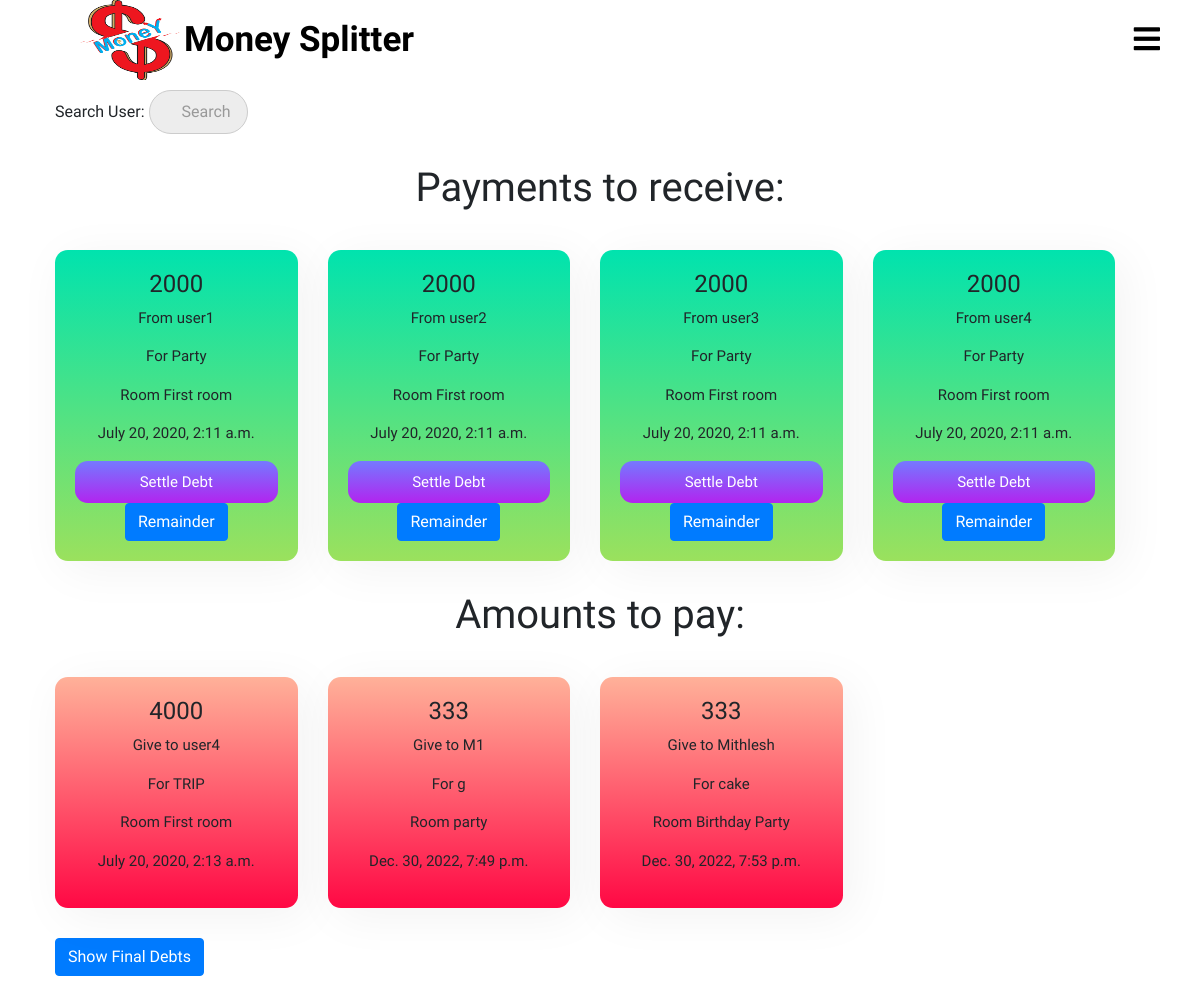
The page /splitter/my_debts/ (signed in) on the database its author committed.
### splitter/models.py (models this page shows, shortened)
class debt(models.Model):
    room = models.ForeignKey(room,on_delete = models.CASCADE, related_name = 'room_debts')
    transaction = models.ForeignKey(transaction, on_delete = models.CASCADE, related_name = 'transactions_debt')
    sender = models.ForeignKey(User, on_delete = models.CASCADE, related_name = 'transaction_sender')
    receiver = models.ForeignKey(User, on_delete= models.CASCADE, related_name = 'transaction_receiver')
    amount = models.IntegerField()

class User(AbstractUser):
    pass

class transaction(models.Model):
    room = models.ForeignKey(room, on_delete = models.CASCADE, related_name = 'room_transaction')
    amount = models.IntegerField()
    reason = models.CharField(max_length = 250)
    created_at = models.DateTimeField(auto_now=True)
    payer = models.ForeignKey(User, on_delete = models.CASCADE, related_name = 'transaction_payer')
    splitters = models.ManyToManyField(User, related_name = "transaction_members")

class room(models.Model):
    creater = models.ForeignKey(User,on_delete=models.CASCADE,related_name="creater")
    name = models.CharField(max_length=250)
    members = models.ManyToManyField(User,through="room_members")

### splitter/views.py (the view, shortened to what this page needs)
# urls.py: path('my_debts/',views.my_debts,name="my_debts"),
def my_debts(request):
    income = debt.objects.filter(receiver=request.user)
    expense = debt.objects.filter(sender=request.user)
    query = request.GET.get("q", None)
    return render(request,'splitter/my_debts.html',{'incomes':income,'expenses':expense})

### templates/splitter/my_debts.html (shortened to what this page needs)
{% extends 'splitter/base.html' %}
{% load static %}
{% block css %}
  <link rel="stylesheet" href="{% static 'css/mysearchbar.css' %}">
  <link rel="stylesheet" href="{% static 'css/my_debts.css' %}">
{% endblock %}
{% block content %}
<div class="container">
  <div class="my-debts-info">
    <form method='GET' action="{% url 'splitter:my_debts' %}">
      <p>Search User: <input type='search' name='q' placeholder='Search'></p>
    </form>
    <div class="my-debts-income">
      <h1>Payments to receive:</h1>
      <div class="row">
         {% if incomes.count == 0 %}
         <h4>No payments to receive!!!</h4>
         {% else %}
        {% for income in incomes %}
        <div class="col-lg-3 col-md-4 col-sm-6 col-12">
          <div class="my-debts-income-info">
            <h4>{{ income.amount }}</h4>
            <p>From {{ income.sender.username }}</p>
            <p>For {{ income.transaction.reason }}</p>
            <p>Room {{ income.room.name }}</p>
            <p>{{ income.transaction.created_at }}</p>
            <a href="{% url 'splitter:delete_debt' pk=income.pk %}" data-target="#{{ income.sender.username }}_{{ income.pk }}" data-toggle="modal">
              <div class="settle-debt-button">
                Settle Debt
              </div>
            </a>
            <a href = "{% url 'splitter:remainder' income.sender.username income.amount %}">
              <div class="btn btn-primary">Remainder</div>
            </a>
          </div>
        </div>
        {% endfor %}
        {% endif %}
      </div>
    </div>
    <div class="my-debts-expense">
      <h1>Amounts to pay:</h1>
      <div class="row">
        {% if expenses.count == 0 %}
        <h4>No amounts to pay!!!</h4>
        {% else %}
        {% for expense in expenses %}
        <div class="col-lg-3 col-md-4 col-sm-6 col-12">
          <div class="my-debts-expense-info">
            <h4>{{ expense.amount }}</h4>
            <p>Give to {{ expense.receiver.username }}</p>
            <p>For {{ expense.transaction.reason }}</p>
            <p>Room {{ expense.room.name }}</p>
            <p>{{ expense.transaction.created_at }}</p>
          </div>
        </div>
        {% endfor %}
        {% endif %}
      </div>
    </div>
    <a href="{% url 'splitter:final_settlements' %}" class="btn btn-primary final-debts-button">Show Final Debts</a>
  </div>
  </div>
{% endblock %}

### templates/splitter/base.html (shortened to what this page needs)
{% load static %}
<!DOCTYPE html>
<html lang="en" dir="ltr">
  <head>
    <link rel="stylesheet" href="https://stackpath.bootstrapcdn.com/bootstrap/4.5.0/css/bootstrap.min.css">
    <link rel="stylesheet" href="https://pro.fontawesome.com/releases/v5.10.0/css/all.css">
  	<link href="https://unpkg.com/aos@2.3.1/dist/aos.css" rel="stylesheet">
    <link rel="stylesheet" href="{% static 'css/home_page.css' %}">
    {% block css %}
    {% endblock %}
    {% load bootstrap4 %}
    {% bootstrap_css %}
  </head>
  <body>
    <nav>
      <label for="check" class="checkbtn">
        <i class="fas fa-bars"></i>
      </label>
      <a href="{% url 'home' %}">
      <label class="logoimg"> <img src="{% static 'images/akshat. copy.png' %}" alt=""> </label>
      <label class="logo">Money Splitter</label>
      </a>
    </nav>
    {% block content %}
    {% endblock %}
    </body>
</html>

### static/css/home_page.css (style rules this page uses)
* { padding: 0; margin: 0; text-decoration: none; list-style: none; box-sizing: border-box; font-family: 'Merienda One', cursive; }
body,html { overflow-x: hidden; }
:root { var(--IndianRed): #db575b; var(--Aqua): #99ffe4; var(--MiddleBlue): #88cfd3; var(--SteelBlue): #578bb2; var(--BdazzledBlue): #345c98; var(--DarkButton): linear-gradient(to top, #30cfd0 0%, #330867 100%); var(--LightButton): linear-gradient(to top, #48c6ef 0%, #6f86d6 100%); var(--RedButton): linear-gradient(45deg, #874da2 0%, #c43a30 100%); }
nav { background: white; position: sticky; height: 80px; width: 100%; color: white; top: 0; z-index: 100; margin: 0px; }
label.logo { vertical-align: top; font-size: 35px; line-height: 80px; font-weight: bold; color: black; margin: 0; }
label.logoimg { margin-left: 80px; }
label.logoimg img { height: 80px; width: 100px; }
.checkbtn { font-size: 30px; color: black; float: right; line-height: 80px; margin-right: 40px; cursor: pointer; display: none; }
.logoimg { height: 100px; width: 100px; }
@media only screen and (max-width: 1350px) { .checkbtn { display: block; } }

### static/css/my_debts.css (style rules this page uses)
* { margin: 0; padding: 0; }
body,html { margin: 0px; padding: 0; }
.my-debts-info { margin: 0; margin-bottom: 20px; padding: 10px; }
.my-debts-info .my-debts-income { text-align: center; margin: 30px 0px; justify-content: center; }
.my-debts-info .my-debts-expense { text-align: center; margin: 30px 0px; justify-content: center; }
.my-debts-info .my-debts-income .row { width: 100%; }
.my-debts-info .my-debts-expense .row { width: 100%; }
.my-debts-income-info { margin-top: 30px; padding: 20px; box-shadow: .5rem .5rem 3rem 1px rgba(0,0,0,.05); background-image: linear-gradient(to top, #9be15d 0%, #00e3ae 100%); border-radius: .8rem; text-align: center; font-size: 15px; }
.my-debts-expense-info { margin-top: 30px; padding: 20px; box-shadow: .5rem .5rem 3rem 1px rgba(0,0,0,.05); background-image: linear-gradient(to top, #ff0844 0%, #ffb199 100%); border-radius: .8rem; text-align: center; font-size: 15px; }
.my-debts-income-info .settle-debt-button { width: 100%; background-image: linear-gradient(to top, #b224ef 0%, #7579ff 100%); text-align: center; padding: 10px 0px; color: white; text-decoration: none; border-radius: .8rem; }

### rows shown on the page
debt: amount "2000", sender.username "user1", transaction.reason "Party", room.name "First room", transaction.created_at "July 20, 2020, 2:11 a.m."
debt: amount "2000", sender.username "user2", transaction.reason "Party", room.name "First room", transaction.created_at "July 20, 2020, 2:11 a.m."
debt: amount "2000", sender.username "user3", transaction.reason "Party", room.name "First room", transaction.created_at "July 20, 2020, 2:11 a.m."
debt: amount "2000", sender.username "user4", transaction.reason "Party", room.name "First room", transaction.created_at "July 20, 2020, 2:11 a.m."
debt: amount "4000", receiver.username "user4", transaction.reason "TRIP", room.name "First room", transaction.created_at "July 20, 2020, 2:13 a.m."
debt: amount "333", receiver.username "M1", transaction.reason "g", room.name "party", transaction.created_at "Dec. 30, 2022, 7:49 p.m."
debt: amount "333", receiver.username "Mithlesh", transaction.reason "cake", room.name "Birthday Party", transaction.created_at "Dec. 30, 2022, 7:53 p.m."
